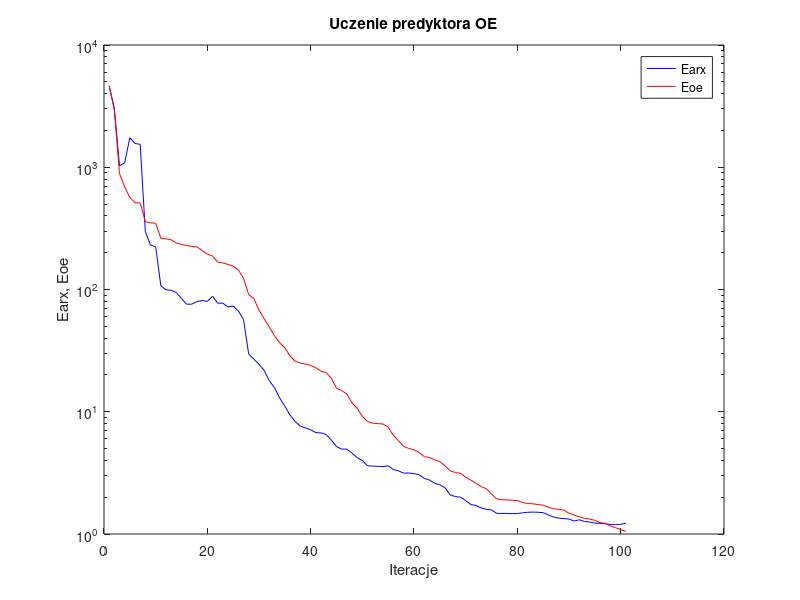
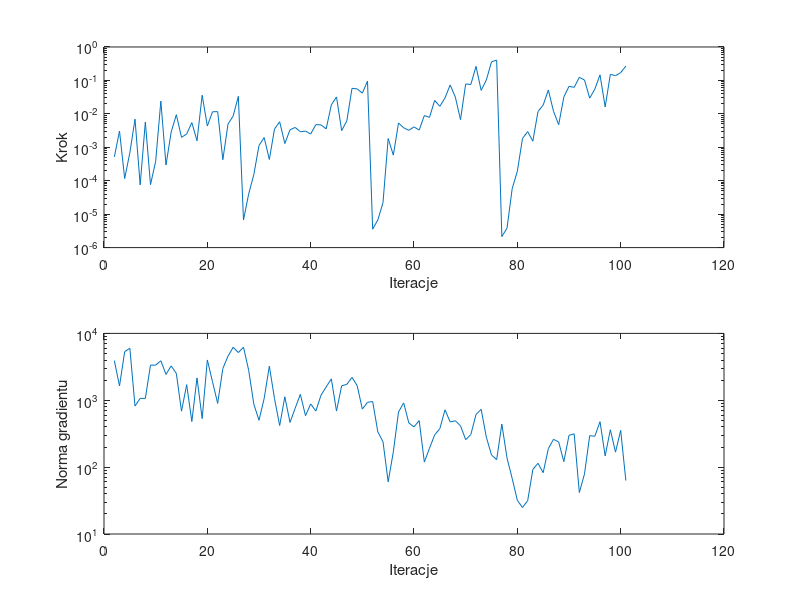

Source code (MATLAB) for these figures, in order:
%uczenie predyktora oe
clear all;
n=0; farx(n+1)=4.628148e+003; foe(n+1)=4.652097e+003; wspucz(n+1)=0.000000e+000; ng(n+1)=0.000000e+000;
%odnowa zmiennej metryki
n=1; farx(n+1)=3.037155e+003; foe(n+1)=2.922731e+003; krok(n+1)=5.148205e-004; ng(n+1)=3.921168e+003;
n=2; farx(n+1)=1.026486e+003; foe(n+1)=8.884251e+002; krok(n+1)=3.065383e-003; ng(n+1)=1.636742e+003;
n=3; farx(n+1)=1.088045e+003; foe(n+1)=6.898350e+002; krok(n+1)=1.161197e-004; ng(n+1)=5.321916e+003;
n=4; farx(n+1)=1.744685e+003; foe(n+1)=5.662675e+002; krok(n+1)=6.847610e-004; ng(n+1)=6.002946e+003;
n=5; farx(n+1)=1.565999e+003; foe(n+1)=5.125026e+002; krok(n+1)=6.947618e-003; ng(n+1)=8.192715e+002;
n=6; farx(n+1)=1.539658e+003; foe(n+1)=5.106907e+002; krok(n+1)=7.528795e-005; ng(n+1)=1.067307e+003;
n=7; farx(n+1)=2.976202e+002; foe(n+1)=3.586338e+002; krok(n+1)=5.694898e-003; ng(n+1)=1.067064e+003;
n=8; farx(n+1)=2.309201e+002; foe(n+1)=3.508330e+002; krok(n+1)=7.612550e-005; ng(n+1)=3.352164e+003;
n=9; farx(n+1)=2.238266e+002; foe(n+1)=3.491042e+002; krok(n+1)=3.831728e-004; ng(n+1)=3.357218e+003;
n=10; farx(n+1)=1.070691e+002; foe(n+1)=2.628253e+002; krok(n+1)=2.399905e-002; ng(n+1)=3.897818e+003;
n=11; farx(n+1)=9.943606e+001; foe(n+1)=2.596006e+002; krok(n+1)=2.949750e-004; ng(n+1)=2.438809e+003;
n=12; farx(n+1)=9.857632e+001; foe(n+1)=2.552928e+002; krok(n+1)=2.855545e-003; ng(n+1)=3.266625e+003;
n=13; farx(n+1)=9.433051e+001; foe(n+1)=2.407197e+002; krok(n+1)=9.439199e-003; ng(n+1)=2.517988e+003;
n=14; farx(n+1)=8.448822e+001; foe(n+1)=2.335785e+002; krok(n+1)=1.983433e-003; ng(n+1)=6.865282e+002;
n=15; farx(n+1)=7.577471e+001; foe(n+1)=2.289275e+002; krok(n+1)=2.500228e-003; ng(n+1)=1.710310e+003;
n=16; farx(n+1)=7.590235e+001; foe(n+1)=2.251014e+002; krok(n+1)=5.478088e-003; ng(n+1)=4.808296e+002;
n=17; farx(n+1)=7.974484e+001; foe(n+1)=2.227621e+002; krok(n+1)=1.563831e-003; ng(n+1)=2.160292e+003;
n=18; farx(n+1)=8.145916e+001; foe(n+1)=2.082416e+002; krok(n+1)=3.607652e-002; ng(n+1)=5.326395e+002;
n=19; farx(n+1)=7.981768e+001; foe(n+1)=1.946846e+002; krok(n+1)=4.324280e-003; ng(n+1)=4.004871e+003;
n=20; farx(n+1)=8.821501e+001; foe(n+1)=1.882319e+002; krok(n+1)=1.153579e-002; ng(n+1)=1.895559e+003;
n=21; farx(n+1)=7.729872e+001; foe(n+1)=1.677054e+002; krok(n+1)=1.165868e-002; ng(n+1)=8.972189e+002;
n=22; farx(n+1)=7.727711e+001; foe(n+1)=1.647733e+002; krok(n+1)=4.251583e-004; ng(n+1)=2.986497e+003;
n=23; farx(n+1)=7.206814e+001; foe(n+1)=1.603111e+002; krok(n+1)=4.926484e-003; ng(n+1)=4.565840e+003;
n=24; farx(n+1)=7.327750e+001; foe(n+1)=1.553028e+002; krok(n+1)=8.625805e-003; ng(n+1)=6.201879e+003;
n=25; farx(n+1)=6.668178e+001; foe(n+1)=1.443805e+002; krok(n+1)=3.329740e-002; ng(n+1)=5.170965e+003;
%odnowa zmiennej metryki
n=26; farx(n+1)=5.687399e+001; foe(n+1)=1.240057e+002; krok(n+1)=6.676010e-006; ng(n+1)=6.218337e+003;
n=27; farx(n+1)=2.974032e+001; foe(n+1)=9.089836e+001; krok(n+1)=4.014885e-005; ng(n+1)=2.809462e+003;
n=28; farx(n+1)=2.692451e+001; foe(n+1)=8.434903e+001; krok(n+1)=1.535829e-004; ng(n+1)=8.735253e+002;
n=29; farx(n+1)=2.446245e+001; foe(n+1)=6.784449e+001; krok(n+1)=1.133637e-003; ng(n+1)=5.016856e+002;
n=30; farx(n+1)=2.180267e+001; foe(n+1)=5.768717e+001; krok(n+1)=1.951356e-003; ng(n+1)=1.065287e+003;
n=31; farx(n+1)=1.791575e+001; foe(n+1)=4.919685e+001; krok(n+1)=4.315864e-004; ng(n+1)=3.235499e+003;
n=32; farx(n+1)=1.573138e+001; foe(n+1)=4.178255e+001; krok(n+1)=3.516052e-003; ng(n+1)=1.058858e+003;
n=33; farx(n+1)=1.295580e+001; foe(n+1)=3.659325e+001; krok(n+1)=5.792131e-003; ng(n+1)=4.185200e+002;
n=34; farx(n+1)=1.110487e+001; foe(n+1)=3.347712e+001; krok(n+1)=1.291963e-003; ng(n+1)=1.126680e+003;
n=35; farx(n+1)=9.394344e+000; foe(n+1)=2.856398e+001; krok(n+1)=3.340564e-003; ng(n+1)=4.665380e+002;
n=36; farx(n+1)=8.310514e+000; foe(n+1)=2.590475e+001; krok(n+1)=3.920371e-003; ng(n+1)=7.587468e+002;
n=37; farx(n+1)=7.628671e+000; foe(n+1)=2.501473e+001; krok(n+1)=2.914669e-003; ng(n+1)=1.227490e+003;
n=38; farx(n+1)=7.373951e+000; foe(n+1)=2.452249e+001; krok(n+1)=3.050294e-003; ng(n+1)=5.883517e+002;
n=39; farx(n+1)=7.120783e+000; foe(n+1)=2.394869e+001; krok(n+1)=2.484942e-003; ng(n+1)=8.820309e+002;
n=40; farx(n+1)=6.745239e+000; foe(n+1)=2.291801e+001; krok(n+1)=4.777659e-003; ng(n+1)=6.900722e+002;
n=41; farx(n+1)=6.716035e+000; foe(n+1)=2.150801e+001; krok(n+1)=4.679447e-003; ng(n+1)=1.189634e+003;
n=42; farx(n+1)=6.510427e+000; foe(n+1)=2.089789e+001; krok(n+1)=3.544455e-003; ng(n+1)=1.583726e+003;
n=43; farx(n+1)=5.855517e+000; foe(n+1)=1.879165e+001; krok(n+1)=1.865725e-002; ng(n+1)=2.090986e+003;
n=44; farx(n+1)=5.188466e+000; foe(n+1)=1.557606e+001; krok(n+1)=3.199482e-002; ng(n+1)=6.897258e+002;
n=45; farx(n+1)=4.953040e+000; foe(n+1)=1.490398e+001; krok(n+1)=3.146871e-003; ng(n+1)=1.647989e+003;
n=46; farx(n+1)=4.940585e+000; foe(n+1)=1.395940e+001; krok(n+1)=6.192369e-003; ng(n+1)=1.727806e+003;
n=47; farx(n+1)=4.584916e+000; foe(n+1)=1.180660e+001; krok(n+1)=5.801457e-002; ng(n+1)=2.198839e+003;
n=48; farx(n+1)=4.210812e+000; foe(n+1)=1.068997e+001; krok(n+1)=5.576355e-002; ng(n+1)=1.656893e+003;
n=49; farx(n+1)=3.988023e+000; foe(n+1)=9.175489e+000; krok(n+1)=4.171530e-002; ng(n+1)=7.369973e+002;
n=50; farx(n+1)=3.619841e+000; foe(n+1)=8.314973e+000; krok(n+1)=9.513510e-002; ng(n+1)=9.317845e+002;
%odnowa zmiennej metryki
n=51; farx(n+1)=3.590997e+000; foe(n+1)=8.060766e+000; krok(n+1)=3.559307e-006; ng(n+1)=9.565662e+002;
n=52; farx(n+1)=3.575348e+000; foe(n+1)=8.004434e+000; krok(n+1)=6.723172e-006; ng(n+1)=3.360938e+002;
n=53; farx(n+1)=3.554621e+000; foe(n+1)=7.936644e+000; krok(n+1)=2.209045e-005; ng(n+1)=2.396476e+002;
n=54; farx(n+1)=3.619553e+000; foe(n+1)=7.486546e+000; krok(n+1)=1.830478e-003; ng(n+1)=6.030675e+001;
n=55; farx(n+1)=3.367164e+000; foe(n+1)=6.406474e+000; krok(n+1)=5.823131e-004; ng(n+1)=1.695520e+002;
n=56; farx(n+1)=3.282382e+000; foe(n+1)=5.785347e+000; krok(n+1)=5.318174e-003; ng(n+1)=6.678047e+002;
n=57; farx(n+1)=3.148627e+000; foe(n+1)=5.198984e+000; krok(n+1)=3.838293e-003; ng(n+1)=9.128336e+002;
n=58; farx(n+1)=3.155453e+000; foe(n+1)=5.011862e+000; krok(n+1)=3.212655e-003; ng(n+1)=4.584412e+002;
n=59; farx(n+1)=3.116590e+000; foe(n+1)=4.877048e+000; krok(n+1)=4.083230e-003; ng(n+1)=4.000719e+002;
n=60; farx(n+1)=3.050438e+000; foe(n+1)=4.636419e+000; krok(n+1)=3.272337e-003; ng(n+1)=4.970339e+002;
n=61; farx(n+1)=2.847469e+000; foe(n+1)=4.289190e+000; krok(n+1)=8.894860e-003; ng(n+1)=1.189476e+002;
n=62; farx(n+1)=2.766109e+000; foe(n+1)=4.227574e+000; krok(n+1)=7.883344e-003; ng(n+1)=1.917522e+002;
n=63; farx(n+1)=2.596860e+000; foe(n+1)=4.032817e+000; krok(n+1)=2.517497e-002; ng(n+1)=3.038368e+002;
n=64; farx(n+1)=2.530795e+000; foe(n+1)=3.910841e+000; krok(n+1)=1.676647e-002; ng(n+1)=3.759336e+002;
n=65; farx(n+1)=2.391030e+000; foe(n+1)=3.616543e+000; krok(n+1)=2.991958e-002; ng(n+1)=7.203098e+002;
n=66; farx(n+1)=2.088628e+000; foe(n+1)=3.283771e+000; krok(n+1)=7.320182e-002; ng(n+1)=4.733240e+002;
n=67; farx(n+1)=2.024767e+000; foe(n+1)=3.182548e+000; krok(n+1)=3.172883e-002; ng(n+1)=4.940100e+002;
n=68; farx(n+1)=2.001275e+000; foe(n+1)=3.140801e+000; krok(n+1)=6.686718e-003; ng(n+1)=4.149451e+002;
n=69; farx(n+1)=1.879299e+000; foe(n+1)=2.914871e+000; krok(n+1)=7.835091e-002; ng(n+1)=2.577040e+002;
n=70; farx(n+1)=1.739739e+000; foe(n+1)=2.759392e+000; krok(n+1)=7.563795e-002; ng(n+1)=3.070938e+002;
n=71; farx(n+1)=1.712662e+000; foe(n+1)=2.595533e+000; krok(n+1)=2.628275e-001; ng(n+1)=6.125180e+002;
n=72; farx(n+1)=1.635756e+000; foe(n+1)=2.443486e+000; krok(n+1)=5.042484e-002; ng(n+1)=7.328358e+002;
n=73; farx(n+1)=1.590556e+000; foe(n+1)=2.342653e+000; krok(n+1)=1.032026e-001; ng(n+1)=2.806269e+002;
n=74; farx(n+1)=1.574989e+000; foe(n+1)=2.125805e+000; krok(n+1)=3.589369e-001; ng(n+1)=1.519979e+002;
n=75; farx(n+1)=1.476179e+000; foe(n+1)=1.933882e+000; krok(n+1)=4.044487e-001; ng(n+1)=1.294233e+002;
%odnowa zmiennej metryki
n=76; farx(n+1)=1.473264e+000; foe(n+1)=1.905596e+000; krok(n+1)=2.134892e-006; ng(n+1)=4.401684e+002;
n=77; farx(n+1)=1.472906e+000; foe(n+1)=1.901340e+000; krok(n+1)=3.799239e-006; ng(n+1)=1.373003e+002;
n=78; farx(n+1)=1.468049e+000; foe(n+1)=1.887436e+000; krok(n+1)=5.770216e-005; ng(n+1)=6.776228e+001;
n=79; farx(n+1)=1.469528e+000; foe(n+1)=1.877284e+000; krok(n+1)=1.915864e-004; ng(n+1)=3.189886e+001;
n=80; farx(n+1)=1.490559e+000; foe(n+1)=1.809854e+000; krok(n+1)=1.838554e-003; ng(n+1)=2.489847e+001;
n=81; farx(n+1)=1.505085e+000; foe(n+1)=1.775380e+000; krok(n+1)=2.953444e-003; ng(n+1)=3.147286e+001;
n=82; farx(n+1)=1.511107e+000; foe(n+1)=1.766749e+000; krok(n+1)=1.525147e-003; ng(n+1)=9.229366e+001;
n=83; farx(n+1)=1.506303e+000; foe(n+1)=1.739880e+000; krok(n+1)=1.175883e-002; ng(n+1)=1.141123e+002;
n=84; farx(n+1)=1.494940e+000; foe(n+1)=1.721055e+000; krok(n+1)=1.829287e-002; ng(n+1)=8.267338e+001;
n=85; farx(n+1)=1.432185e+000; foe(n+1)=1.657926e+000; krok(n+1)=5.160128e-002; ng(n+1)=1.889658e+002;
n=86; farx(n+1)=1.376968e+000; foe(n+1)=1.611659e+000; krok(n+1)=1.199953e-002; ng(n+1)=2.607740e+002;
n=87; farx(n+1)=1.347899e+000; foe(n+1)=1.588769e+000; krok(n+1)=4.733030e-003; ng(n+1)=2.379998e+002;
n=88; farx(n+1)=1.335628e+000; foe(n+1)=1.569322e+000; krok(n+1)=3.192003e-002; ng(n+1)=1.207002e+002;
n=89; farx(n+1)=1.325653e+000; foe(n+1)=1.478733e+000; krok(n+1)=6.640781e-002; ng(n+1)=2.991682e+002;
n=90; farx(n+1)=1.276923e+000; foe(n+1)=1.427801e+000; krok(n+1)=6.214810e-002; ng(n+1)=3.147128e+002;
n=91; farx(n+1)=1.307894e+000; foe(n+1)=1.384691e+000; krok(n+1)=1.237945e-001; ng(n+1)=4.171201e+001;
n=92; farx(n+1)=1.267236e+000; foe(n+1)=1.340955e+000; krok(n+1)=1.028043e-001; ng(n+1)=7.911022e+001;
n=93; farx(n+1)=1.251161e+000; foe(n+1)=1.324725e+000; krok(n+1)=2.954351e-002; ng(n+1)=2.950749e+002;
n=94; farx(n+1)=1.231112e+000; foe(n+1)=1.294267e+000; krok(n+1)=5.482403e-002; ng(n+1)=2.895296e+002;
n=95; farx(n+1)=1.220006e+000; foe(n+1)=1.238660e+000; krok(n+1)=1.465272e-001; ng(n+1)=4.784217e+002;
n=96; farx(n+1)=1.214520e+000; foe(n+1)=1.224073e+000; krok(n+1)=1.605804e-002; ng(n+1)=1.473683e+002;
n=97; farx(n+1)=1.195236e+000; foe(n+1)=1.161244e+000; krok(n+1)=1.517792e-001; ng(n+1)=3.623811e+002;
n=98; farx(n+1)=1.192478e+000; foe(n+1)=1.126489e+000; krok(n+1)=1.383675e-001; ng(n+1)=1.674425e+002;
n=99; farx(n+1)=1.199464e+000; foe(n+1)=1.085868e+000; krok(n+1)=1.714306e-001; ng(n+1)=3.548388e+002;
n=100; farx(n+1)=1.227721e+000; foe(n+1)=1.051599e+000; krok(n+1)=2.671770e-001; ng(n+1)=6.303643e+001;

figure; semilogy(farx,'b'); hold on; semilogy(foe,'r'); xlabel('Iteracje'); ylabel('Earx, Eoe'); legend('Earx','Eoe'); title('Uczenie predyktora OE');
figure; subplot(2,1,1); semilogy(krok); xlabel('Iteracje'); ylabel('Krok');
subplot(2,1,2); semilogy(ng); xlabel('Iteracje'); ylabel('Norma gradientu');
Earx=farx(n+1)
Eoe=foe(n+1)
